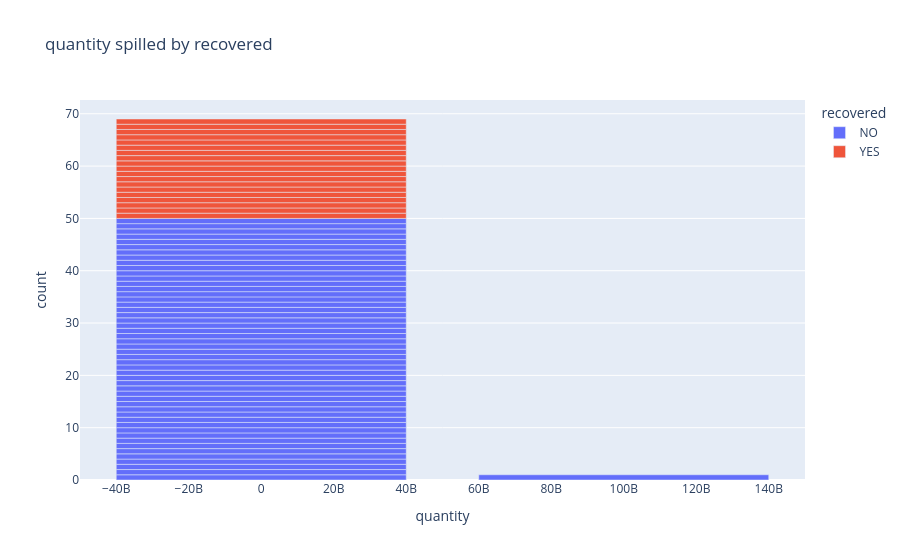

Here is the notebook cell this chart was saved with:
### Markdown cell above
### Quantity spilled and recovered EDA

### Code cell
eda_data_quantity = eda_data[['spill_number', 'quantity','recovered']]
eda_data_quantity_group = eda_data_quantity.groupby(['quantity','recovered']).count().reset_index()
eda_data_quantity_group = eda_data_quantity_group.rename(columns={'spill_number':'count'})
eda_data_quantity_plot = eda_data_quantity_group.sort_values(by='count', ascending=True).head(70)

fig = px.bar(eda_data_quantity_plot, x="quantity", y="count", color="recovered", title="quantity spilled by recovered")
fig.write_html('{}/{}.html'.format('images/', 'quantity by recovered'))
fig.show()

### Figure 1 — Plotly figure (JSON) as saved in the notebook; plotly's stock layout.template omitted (floating-point values rounded to 4 significant figures)
{"data": [{"alignmentgroup": "True", "hovertemplate": "recovered=NO<br>quantity=%{x}<br>count=%{y}<extra></extra>", "legendgroup": "NO", "marker": {"color": "#636efa"}, "name": "NO", "offsetgroup": "NO", "orientation": "v", "showlegend": true, "textposition": "auto", "type": "bar", "x": [100000000000, 3750, 251, 253, 254, 255, 248, 256, 258, 259, 263, 264, 267, 257, 3800, 242, 4360, 214, 218.9, 219, 4300, 4225, 221, 226, 228, 229, 233, 238, 239, 3867, 269, 207.9, 3570, 342, 3100, 3085, 352, 2940, 363, 365, 367, 381, 382, 386, 391, 372, 3112, 3150, 331.2, 278, 279], "xaxis": "x", "y": [1, 1, 1, 1, 1, 1, 1, 1, 1, 1, 1, 1, 1, 1, 1, 1, 1, 1, 1, 1, 1, 1, 1, 1, 1, 1, 1, 1, 1, 1, 1, 1, 1, 1, 1, 1, 1, 1, 1, 1, 1, 1, 1, 1, 1, 1, 1, 1, 1, 1, 1], "yaxis": "y"}, {"alignmentgroup": "True", "hovertemplate": "recovered=YES<br>quantity=%{x}<br>count=%{y}<extra></extra>", "legendgroup": "YES", "marker": {"color": "#EF553B"}, "name": "YES", "offsetgroup": "YES", "orientation": "v", "showlegend": true, "textposition": "auto", "type": "bar", "x": [3755, 252, 255, 3600, 264, 265, 245, 211, 215, 4204, 230, 233, 277, 353, 340, 374, 375, 385, 390], "xaxis": "x", "y": [1, 1, 1, 1, 1, 1, 1, 1, 1, 1, 1, 1, 1, 1, 1, 1, 1, 1, 1], "yaxis": "y"}], "layout": {"barmode": "relative", "legend": {"title": {"text": "recovered"}, "tracegroupgap": 0}, "title": {"text": "quantity spilled by recovered"}, "xaxis": {"anchor": "y", "domain": [0, 1], "title": {"text": "quantity"}}, "yaxis": {"anchor": "x", "domain": [0, 1], "title": {"text": "count"}}}}
